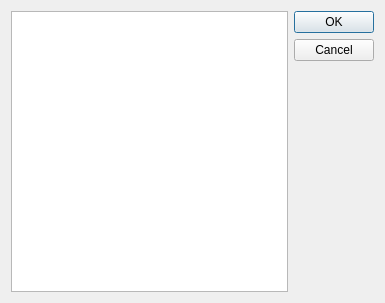
<?xml version="1.0" encoding="UTF-8"?>
<ui version="4.0">
 <class>ChangeTableDialog</class>
 <widget class="QDialog" name="ChangeTableDialog">
  <property name="windowModality">
   <enum>Qt::ApplicationModal</enum>
  </property>
  <property name="geometry">
   <rect>
    <x>0</x>
    <y>0</y>
    <width>385</width>
    <height>303</height>
   </rect>
  </property>
  <property name="windowTitle">
   <string>Change Table</string>
  </property>
  <layout class="QGridLayout" name="gridLayout">
   <item row="0" column="0">
    <widget class="QListView" name="listView"/>
   </item>
   <item row="0" column="1">
    <widget class="QDialogButtonBox" name="buttonBox">
     <property name="orientation">
      <enum>Qt::Vertical</enum>
     </property>
     <property name="standardButtons">
      <set>QDialogButtonBox::Cancel|QDialogButtonBox::Ok</set>
     </property>
    </widget>
   </item>
  </layout>
 </widget>
 <resources/>
 <connections>
  <connection>
   <sender>buttonBox</sender>
   <signal>accepted()</signal>
   <receiver>ChangeTableDialog</receiver>
   <slot>accept()</slot>
   <hints>
    <hint type="sourcelabel">
     <x>248</x>
     <y>254</y>
    </hint>
    <hint type="destinationlabel">
     <x>157</x>
     <y>274</y>
    </hint>
   </hints>
  </connection>
  <connection>
   <sender>buttonBox</sender>
   <signal>rejected()</signal>
   <receiver>ChangeTableDialog</receiver>
   <slot>reject()</slot>
   <hints>
    <hint type="sourcelabel">
     <x>316</x>
     <y>260</y>
    </hint>
    <hint type="destinationlabel">
     <x>286</x>
     <y>274</y>
    </hint>
   </hints>
  </connection>
 </connections>
</ui>
